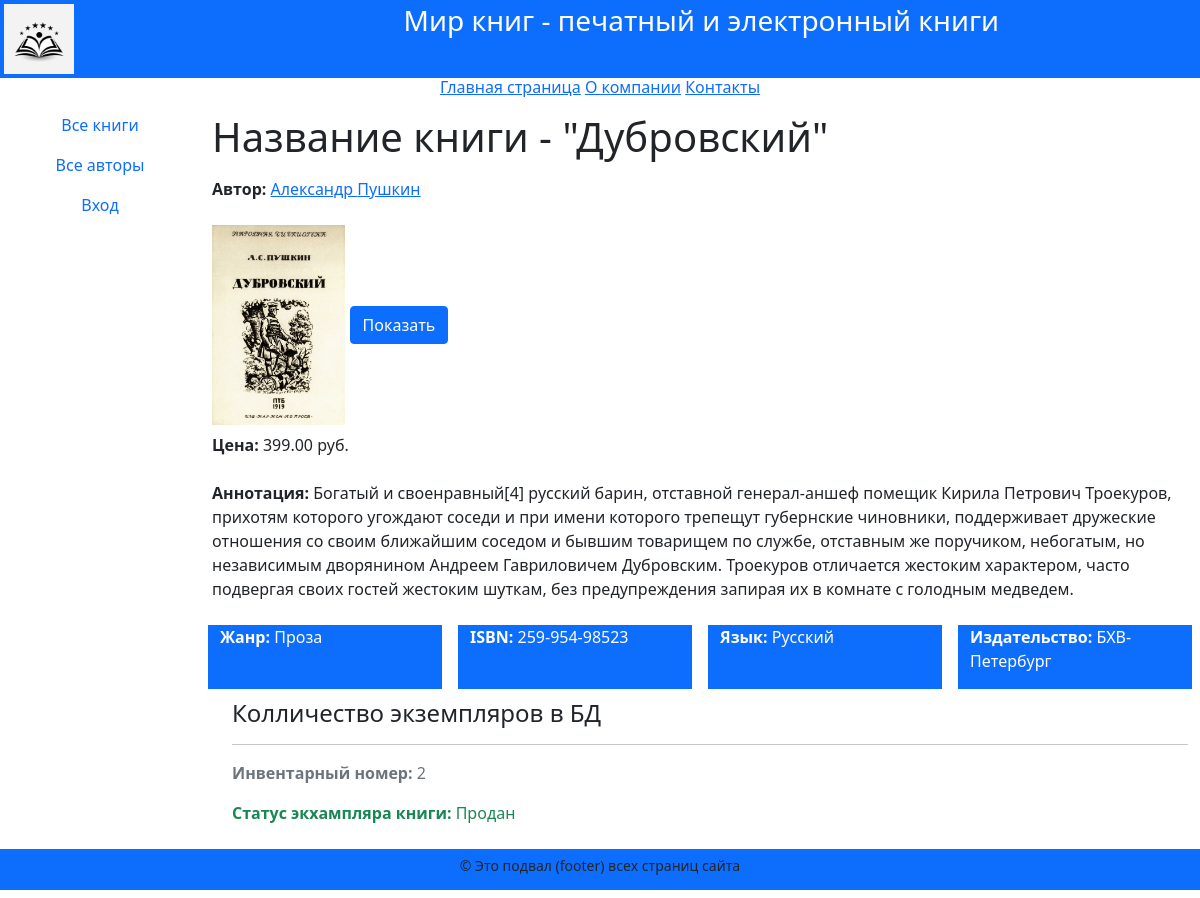
The app's page /books/2/, older data.
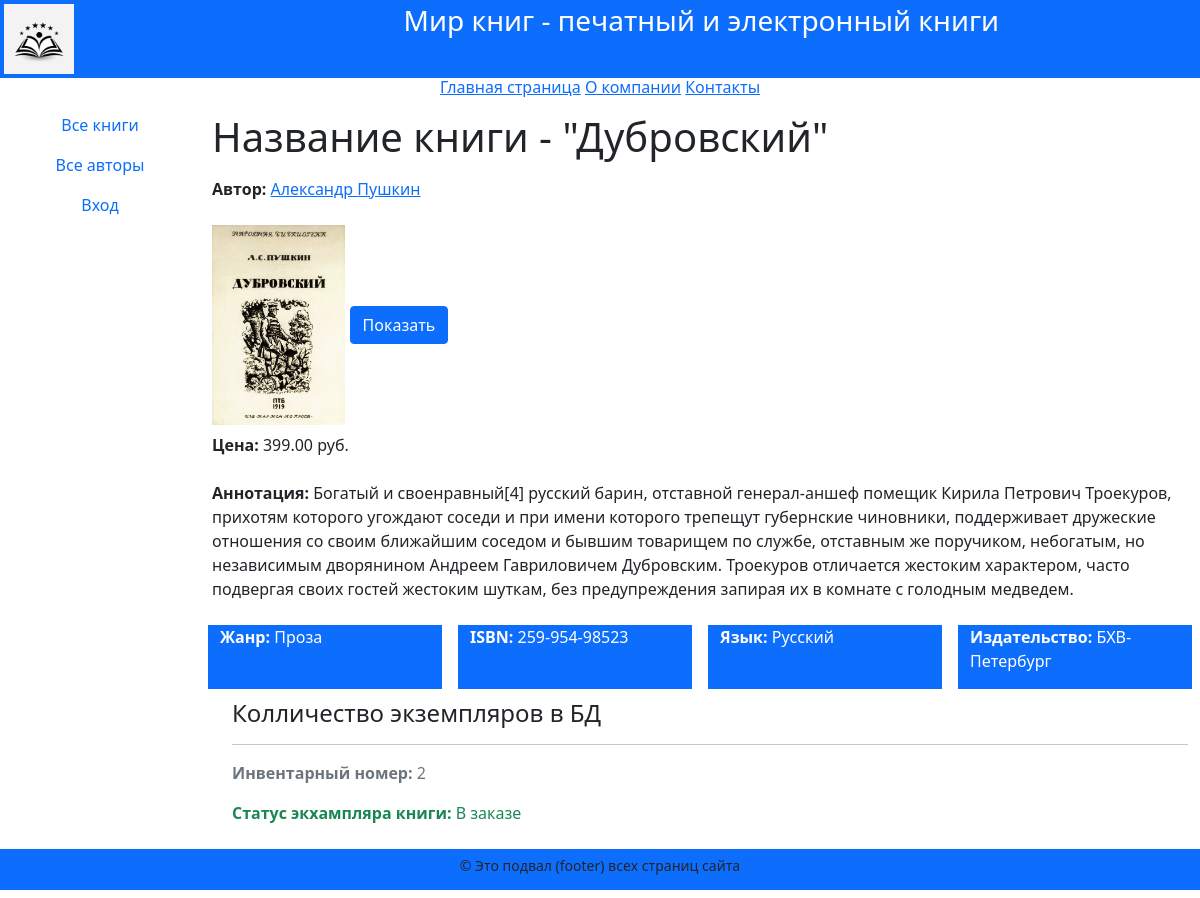
The same page, newer data.
### catalog/models.py (models this page shows, shortened)
class BookInstance(models.Model):
    class Meta:
        ordering = ["due_back"]
    book = models.ForeignKey(
        "Book",
        on_delete=models.CASCADE,
        null=True,
    )
    inv_num = models.CharField(
        max_length=20,
        help_text="Введите инвентарный номер экземпляра",
        verbose_name="Инвентарный номер",
    )
    status = models.ForeignKey(
        "Status",
        on_delete=models.CASCADE,
        null=True,
        help_text="Изменить состояние экзампляра",
        verbose_name="Статус экзампляра книги",
    )
    due_back = models.DateField(
        null=True,
        help_text="Введите конец срока статуса",
        verbose_name="Дата окончания статуса",
    )
    borrower = models.ForeignKey(
        get_user_model(),
        on_delete=models.SET_NULL,
        null=True,
        blank=True,
        verbose_name="Заказчик",
        help_text="Веберите заказчика книги",
    )

class Status(models.Model):
    name = models.CharField(
        max_length=20,
        help_text="Введите статус экземпляра книги",
        verbose_name="Статус экземпляра книги",
    )
    def __str__(self) -> str:
        return self.name

### catalog/views.py (the view)
# urls.py: path("books/<int:pk>/", views.BookDetailView.as_view(), name="book-detail"),
class BookDetailView(DetailView):
    model = Book
    context_object_name = "book"

### catalog/models.py (called while the page is built)
    def __str__(self) -> str:
        return self.name

    def __str__(self) -> str:
        return self.name

    def __str__(self) -> str:
        return self.name

### catalog/templates/catalog/book_detail.html (shortened to what this page needs)
{% extends "base.html" %}
{% block content %}
<div class="container text-start">
  <div class="row my-2">
    <h1>Название книги - "{{book.title}}"</h1>
  </div>
  <div class="row my-2">
    <p><strong>Автор:</strong>
      {% for author in book.author.all %}
      <a href="{% url 'authors-detail' author.pk %}">{{author.first_name}} {{author.last_name}}</a>
      {% endfor %}
    </p>
  </div>
  <img src="{{book.photo.url}}" alt="connect" style="max-height: 200px;">
  <a href="{{book.photo.url}}" class="btn btn-primary" target="_blank">Показать</a>
  <div class="row my-2">
    <div class="col">
      <p><strong>Цена:</strong> {{book.price}} руб.</p>
    </div>
  </div>
  <div class="row my-2">
    <p><strong>Аннотация:</strong> {{book.summary}}</p>
  </div>
  <div class="row my-2">
    <div class="col mx-2 bg-primary text-white">
      <p><strong>Жанр:</strong> {{book.genre}}</p>
    </div>
    <div class="col mx-2 bg-primary text-white">
      <p><strong>ISBN:</strong> {{book.isbn}}</p>
    </div>
    <div class="col mx-2 bg-primary text-white">
      <p><strong>Язык:</strong> {{book.language}}</p>
    </div>
    <div class="col mx-2 bg-primary text-white">
      <p><strong>Издательство:</strong> {{book.publisher}}</p>
    </div>
  </div>
  <div style="margin-left: 20px; margin-top: 10px;">
    <h4>Колличество экземпляров в БД</h4>
    {% for copy in book.bookinstance_set.all %}
    <hr>
    <p class="text-muted">
      <strong>Инвентарный номер:</strong> {{copy.id}}
    </p>
    <p class="text-success">
      <strong>Статус экхампляра книги:</strong> {{copy.status}}
    </p>
    {% endfor %}
  </div>
</div>
{% endblock %}

Row changes from the older to the newer data that the page shows:
changed BookInstance id 2: status "Продан" → "В заказе"
